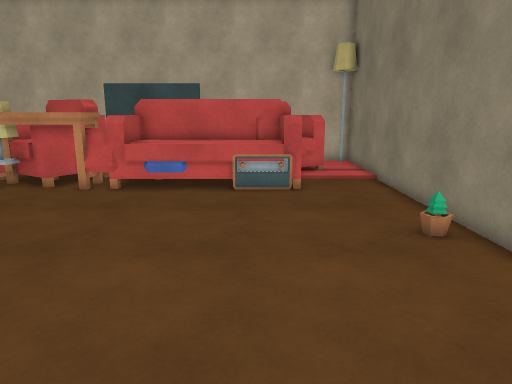
View 1 (above)

16 first-person views from a walk through a Unity game level. The camera is 1.5 m above the floor, tilts 12° down and sees 70° across. The floor is counted in squares, 0.5 m on a side. Each view is taken from the middle of a square. On the plan, view 1 faces up. The plan holds only what a view shows up to about 20 squares ahead; the rest is blank. The place goes on beyond the plan. The player character is not drawn.

View 2
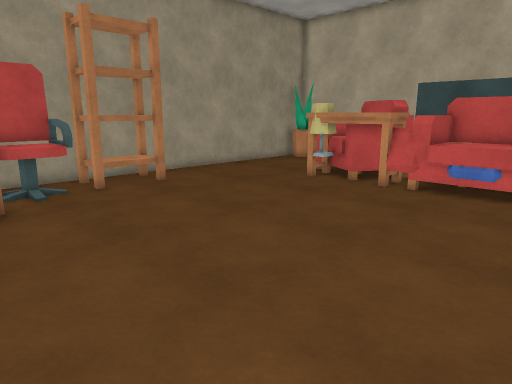

View 3
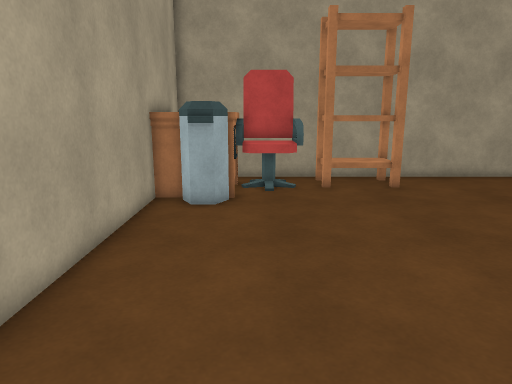

View 4
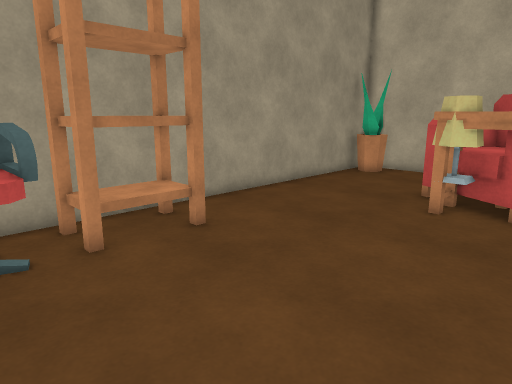

View 5
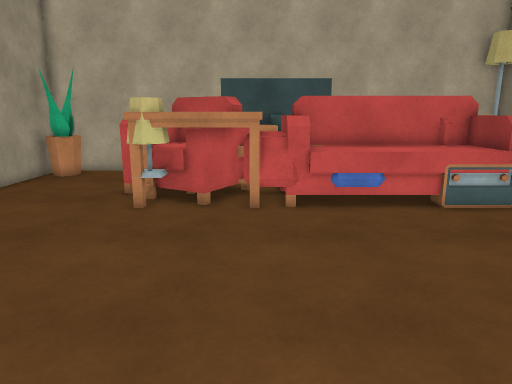

View 6
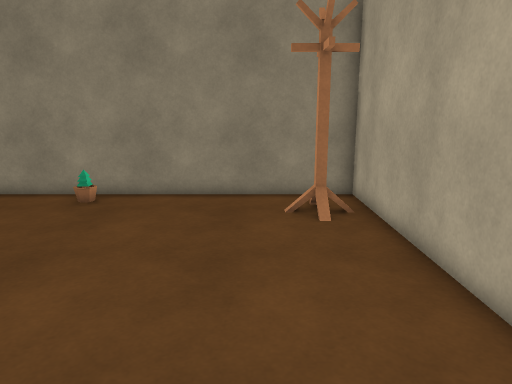

View 7
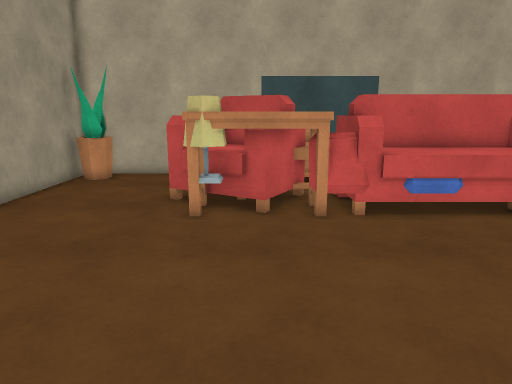

View 8
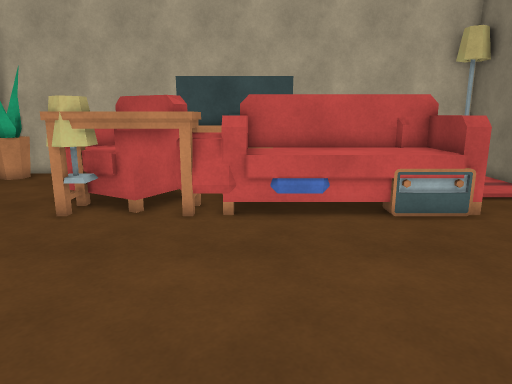

View 9
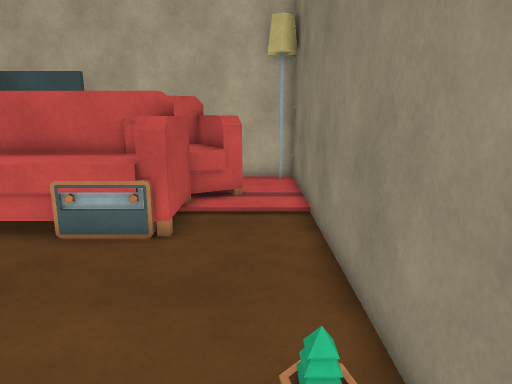

View 10
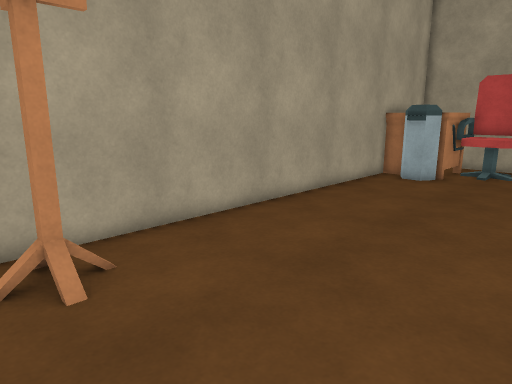

View 11
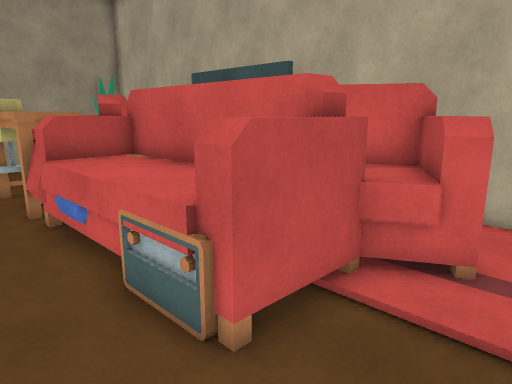

View 12
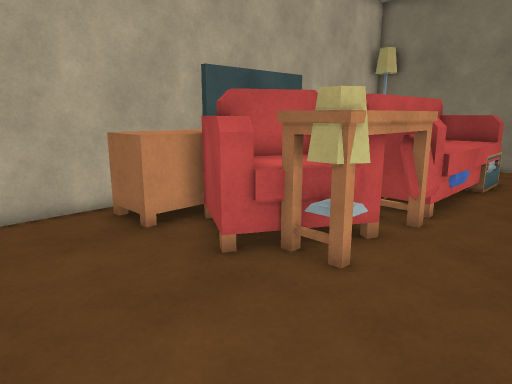

View 13
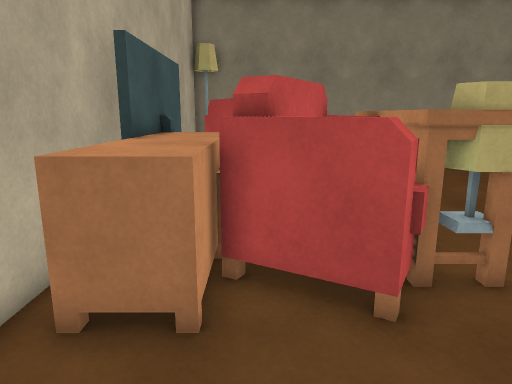

View 14
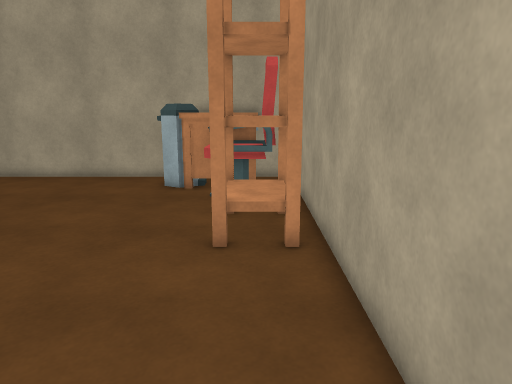

View 15
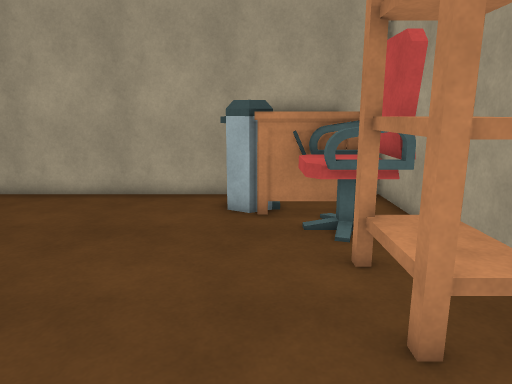

View 16
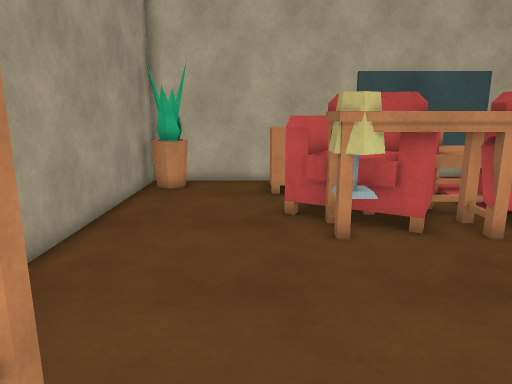

### Floor plan
Points are (right, up) in squares from view 1. A wall is a line through its corners. A room is listed if a view was taken in it or the views show most of it. See-through windows are left out.
Room 1 (views 1, 2, 3, 4, 5, 6, 7, 8, 9, 10, 11, 12, 13, 14, 15, 16)
walls: (-6.8, 22.7) (-17.7, 22.7) (-17.7, -0.7) (-16.4, -0.7); (-2.5, 22.7) (-4.5, 22.7); (-12.5, -0.7) (5.7, -0.7) (5.7, 22.7) (1.1, 22.7)
objects: other object (-17, 3) to (-14, 5); other object (-17, 6) to (-15, 9); other object (-17, 21) to (-16, 22); other object (-14, 0) to (-12, 2); other object (-12, 17) to (-7, 19); other object (-12, 20) to (-7, 22); other object (-11, 15) to (-7, 16); other object (-10, 20); other object (-9, 21) to (-3, 22); other object (-7, 15) to (-6, 15); other object (-7, 17) to (-5, 20); other object (-6, 15) to (2, 17); other object (-1, 18) to (3, 21); other object (1, 15); other object (3, 1); other object (5, 9)

Positions as (right, up) in squares from view 1, and headings:
1: (0, 0), facing up
2: (0, 0), facing up-left
3: (0, 3), facing left
4: (-7, 3), facing up-left
5: (-7, 3), facing up
6: (-8, 3), facing right
7: (-9, 4), facing up
8: (-5, 4), facing up
9: (4, 6), facing up
10: (5, 8), facing down-left
11: (5, 12), facing up-left
12: (-17, 11), facing up-right
13: (-17, 19), facing right
14: (-16, 17), facing down
15: (-13, 13), facing down
16: (-13, 6), facing up
